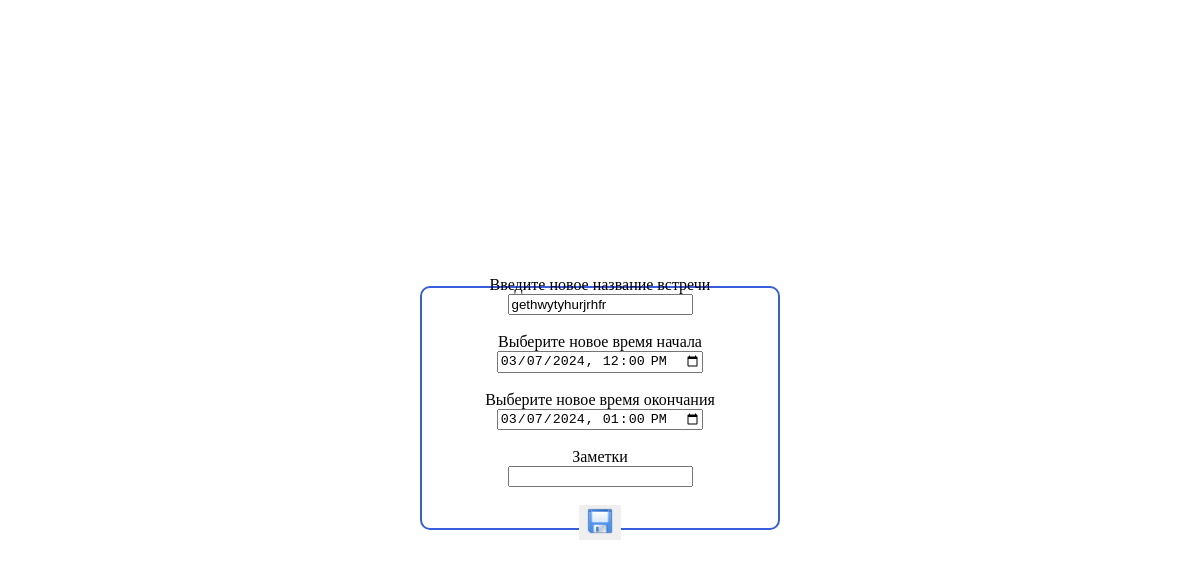
Screenshot of /recover_meeting/1 with the database file from the repository.
### planner/models.py (models this page shows)
class Meetings(models.Model):
    status = [
        ('active', 'active'),
        ('completed', 'completed'),
    ]
    meeting_name = models.CharField(max_length=30)
    meeting_time_start = models.DateTimeField(auto_now=False,blank=True, null=True)
    meeting_time_finish = models.DateTimeField(auto_now=False,blank=True, null=True)
    meeting_notes = models.CharField(max_length=300, blank=True, null=True)
    meeting_status = models.CharField(max_length=10, default='active', choices=status)
    completed_status_date = models.DateTimeField(blank=True, null=True)
    project = models.ForeignKey(Project, on_delete=models.CASCADE)

### planner/views.py (the view, shortened to what this page needs)
# urls.py: path('recover_meeting/<int:meeting_id>', recover_meeting, name='recover_meeting'),
def recover_meeting(request, meeting_id):
    print(meeting_id, 'meeting_id')
    check_meeting_status()
    if request.method == 'GET':
        meeting_name = Meetings.objects.get(id=meeting_id)
        context = {
            'form' : MeetingsForm(instance=meeting_name),
            'meeting': meeting_name,
        }
        return render(request, 'recover_meeting.html', context)

### planner/forms.py
class MeetingsForm(ModelForm):
    class Meta:
        model = Meetings
        fields = ['meeting_name', 'meeting_time_start', 'meeting_time_finish', 'meeting_notes' ]
        labels = {
            'meeting_name': 'Введите новое название встречи',
            'meeting_time_start': 'Выберите новое время начала',
            'meeting_time_finish': 'Выберите новое время окончания',
            'meeting_notes': 'Заметки'
        }
        widgets = {
            'meeting_time_start': forms.DateTimeInput(attrs={'type': 'datetime-local'}),
            'meeting_time_finish': forms.DateTimeInput(attrs={'type': 'datetime-local'}),
        }
        initial = {
            'meeting_time_start': 'meeting_time_start',
            'meeting_time_finish': 'meeting_time_finish'
        }

### planner/views.py (called while the page is built)
def check_meeting_status(): # Проверяем статусы встреч active/completed.
    current_time = timezone.now().replace(second=0, microsecond=0).timestamp()
    active_meetings = Meetings.objects.filter(meeting_status = "active")
    for elem in active_meetings:
        if elem.meeting_time_start.timestamp() - current_time <= 0:
            elem.meeting_status = "completed"
            elem.save()

### planner/templates/recover_meeting.html (shortened to what this page needs)
<!DOCTYPE html>
{% load static %}
<html lang="en">
<head>
    <link rel="stylesheet" href="https://cdn.jsdelivr.net/npm/flatpickr/dist/flatpickr.min.css">
    <link rel="stylesheet" type="text/css" href="https://npmcdn.com/flatpickr/dist/themes/material_green.css">
</head>
<body>
    <div class="center">
        <form class='form' action="{% url 'recover_meeting' meeting.id %}" method="POST">
            <label for="{{ form.meeting_name.id_for_label }}">{{ form.meeting_name.label }}</label>
            {{ form.meeting_name }}
            <br>
            <label for="{{ form.meeting_time_start.id_for_label }}">{{ form.meeting_time_start.label }}</label>
            {{ form.meeting_time_start }}
            <br>
            <label for="{{ form.meeting_time_finish.id_for_label }}">{{ form.meeting_time_finish.label }}</label>
            {{ form.meeting_time_finish }}
            <br>
            <label for="{{ form.meeting_notes.id_for_label }}">{{ form.meeting_notes.label }}</label>
            {{ form.meeting_notes }}
            <br>
            <button type="submit" class="inputdate"><img src="{% static 'img/save.png' %}" alt="Картинка" title="Сохранить"></button>
        </form>
    </div>
</body>
</html>

### planner/templates/recover_meeting.html (style rules this page uses)
.center { display: flex; justify-content: center; align-items: center; height: 100vh; }
form { display: flex; flex-direction: column; justify-content: center; align-items: center; width: 30%; height: 30%; border: 2px solid rgb(55, 94, 223); border-radius: 10px; }
img { width: 30px; height: 30px; }
button { border: none; }

### rows the page displays
Meetings: meeting_name "gethwytyhurjrhfr", meeting_time_start "03/07/2024 12:00", meeting_time_finish "03/07/2024 13:00"
